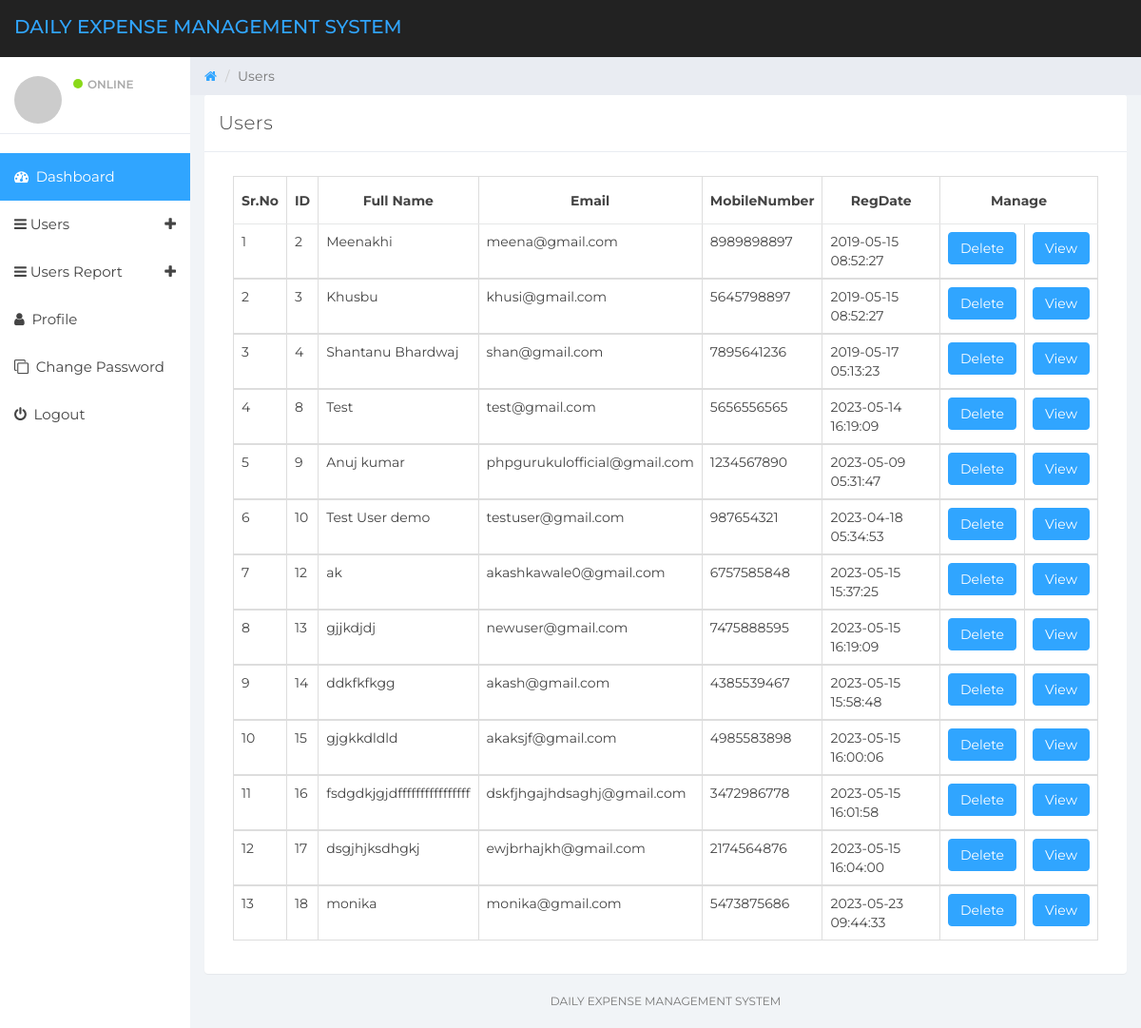
The page /dets/admin/manage-users.php (signed in) on the database its author committed.
### tables this page shows
CREATE TABLE `tbluser` (
  `ID` int(10) NOT NULL,
  `FullName` varchar(150) DEFAULT NULL,
  `Email` varchar(200) DEFAULT NULL,
  `MobileNumber` bigint(10) DEFAULT NULL,
  `Password` varchar(200) DEFAULT NULL,
  `RegDate` timestamp NOT NULL DEFAULT current_timestamp()
);

### dets/admin/manage-users.php (the view, shortened to what this page needs)
  <?php
if (strlen($_SESSION['detsuid']==0)) {
  header('location:logout.php');
  } else{
?>
<!DOCTYPE html>
<html>
<head>
	<link href="css/bootstrap.min.css" rel="stylesheet">
	<link href="css/font-awesome.min.css" rel="stylesheet">
	<link href="css/datepicker3.css" rel="stylesheet">
	<link href="css/styles.css" rel="stylesheet">
</head>
<body>
	<?php include_once('includes/header.php');?>
	<?php include_once('includes/sidebar.php');?>
	<div class="col-sm-9 col-sm-offset-3 col-lg-10 col-lg-offset-2 main">
		<div class="row">
			<ol class="breadcrumb">
				<li><a href="#">
					<em class="fa fa-home"></em>
				</a></li>
				<li class="active">Users</li>
			</ol>
		</div>
		<div class="row">
			<div class="col-lg-12">
				<div class="panel panel-default">
					<div class="panel-heading">Users</div>
					<div class="panel-body">
						<div class="col-md-12">
							<div class="table-responsive">
            <table class="table table-bordered mg-b-0">
              <thead>
                <tr>
                <th><center>Sr.No</center></th>
                  <th><center>ID</center></th>
                  <th><center>Full Name</center></th>
                  <th><center>Email</center></th>
                  <th><center>MobileNumber</center></th>
                  <th><center>RegDate</center></th>
                  <th colspan="2"><center>Manage</center></th>
                </tr>
              </thead>
              <?php
			$ret=mysqli_query($con,"select * from tbluser;");
			$cnt=1;
			while ($row=mysqli_fetch_array($ret)) {
			?>
              <tbody>
                <tr>
                  <td><?php echo $cnt;?></td>
                  <td><?php  echo $row['ID'];?></td>
                  <td><?php  echo $row['FullName'];?></td>
                  <td><?php  echo $row['Email'];?></td>
                  <td><?php  echo $row['MobileNumber'];?></td>
                  <td><?php  echo $row['RegDate'];?></td>
                  <td><center><a class="btn btn-primary" href="manage-users.php?delid=<?php echo $row['ID'];?>">Delete</a></center></td>
                  <td><center><a class="btn btn-primary" target="_blank" href="users-profile.php?viewid=<?php echo $row['ID'];?>">View</a></center></td>
                </tr>
                <?php
				$cnt=$cnt+1;
				}?>
              </tbody>
            </table>
          </div>
						</div>
					</div>
				</div>
			</div>
			<?php include_once('includes/footer.php');?>
		</div>
	</div>
</body>
</html>
<?php }  ?>

### dets/admin/css/styles.css (style rules this page uses)
body { background: #f1f4f7; padding-top: 60px; font-size: 14px; color: #444444; font-family: "Montserrat", "Helvetica Neue", Helvetica, Arial, sans-serif; }
a, a:hover, a:focus { color: #30a5ff; }
.btn-primary, .btn-primary:hover, .btn-primary:focus, .btn-primary:active, .btn-primary.active, .open > .dropdown-toggle.btn-primary, .btn-primary.disabled, .btn-primary[disabled], fieldset[disabled] .btn-primary, .btn-primary.disabled:hover, .btn-primary[disabled]:hover, fieldset[disabled] .btn-primary:hover, .btn-primary.disabled:focus, .btn-primary[disabled]:focus, fieldset[disabled] .btn-primary:focus, .btn-primary.disabled:active, .btn-primary[disabled]:active, fieldset[disabled] .btn-primary:active, .btn-primary.disabled.active, .btn-primary[disabled].active, fieldset[disabled] .btn-primary.active { background-color: #30a5ff; border-color: #30a5ff; }
.panel { border: 0; }
.panel-heading { font-size: 20px; font-weight: 300; letter-spacing: 0.025em; height: 60px; line-height: 38px; }
.panel-default .panel-heading { background: #fff; border-bottom: 1px solid #e9ecf2; color: #444444; }
.breadcrumb { border-radius: 0; padding: 10px 15px 10px 15px; background: #e9ecf2; margin: 0; }
.table { background: #fff; }
.table > thead > tr > th { border-bottom: 1px solid #e6e7e8; vertical-align: middle; height: 50px; }

### rows shown on the page
tbluser: ID "2", FullName "Meenakhi", Email "meena@gmail.com", MobileNumber "8989898897", RegDate "2019-05-15 08:52:27"
tbluser: ID "3", FullName "Khusbu", Email "khusi@gmail.com", MobileNumber "5645798897", RegDate "2019-05-15 08:52:27"
tbluser: ID "4", FullName "Shantanu Bhardwaj", Email "shan@gmail.com", MobileNumber "7895641236", RegDate "2019-05-17 05:13:23"
tbluser: ID "8", FullName "Test", Email "test@gmail.com", MobileNumber "5656556565", RegDate "2023-05-14 16:19:09"
tbluser: ID "9", FullName "Anuj kumar", Email "phpgurukulofficial@gmail.com", MobileNumber "1234567890", RegDate "2023-05-09 05:31:47"
tbluser: ID "10", FullName "Test User demo", Email "testuser@gmail.com", MobileNumber "987654321", RegDate "2023-04-18 05:34:53"
tbluser: ID "12", FullName "ak", Email "akashkawale0@gmail.com", MobileNumber "6757585848", RegDate "2023-05-15 15:37:25"
tbluser: ID "13", FullName "gjjkdjdj", Email "newuser@gmail.com", MobileNumber "7475888595", RegDate "2023-05-15 16:19:09"
tbluser: ID "14", FullName "ddkfkfkgg", Email "akash@gmail.com", MobileNumber "4385539467", RegDate "2023-05-15 15:58:48"
tbluser: ID "15", FullName "gjgkkdldld", Email "akaksjf@gmail.com", MobileNumber "4985583898", RegDate "2023-05-15 16:00:06"
tbluser: ID "16", FullName "fsdgdkjgjdffffffffffffffff", Email "dskfjhgajhdsaghj@gmail.com", MobileNumber "3472986778", RegDate "2023-05-15 16:01:58"
tbluser: ID "17", FullName "dsgjhjksdhgkj", Email "ewjbrhajkh@gmail.com", MobileNumber "2174564876", RegDate "2023-05-15 16:04:00"
tbluser: ID "18", FullName "monika", Email "monika@gmail.com", MobileNumber "5473875686", RegDate "2023-05-23 09:44:33"
